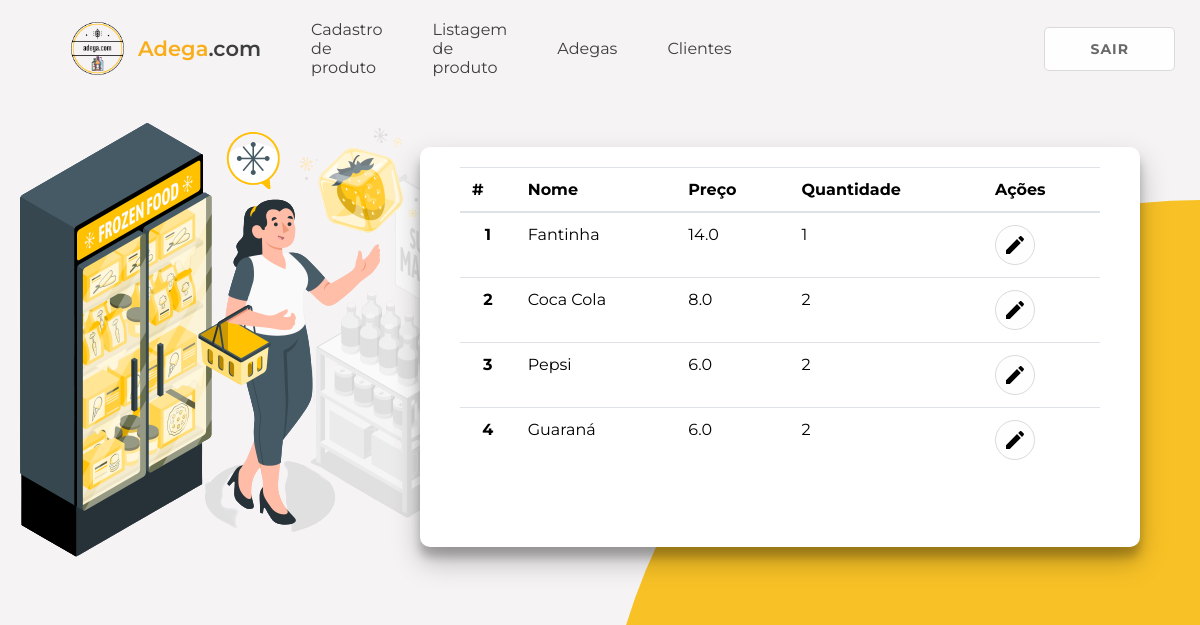
The page /produtos (signed in) on the database its author committed.
### tables this page shows
CREATE TABLE produtos (
    id_produto INTEGER PRIMARY KEY AUTOINCREMENT,
    nomeProduto INTEGER(50) NOT NULL,
    preco DOUBLE(50) NOT NULL,
    quantidade VARCHAR(50) NOT NULL,
    img VARCHAR(500)
);

### routes.py (the view)
@app.route("/produtos")
def listar_produtos_api():
    lista = db_listar_produtos()
    return render_template("lista-produtos.html", produtos = lista)

### database.py (called while the page is built)
def row_to_dict(description, row):
    if row is None: return None
    d = {}
    for i in range(0, len(row)):
        d[description[i][0]] = row[i]
    return d

def rows_to_dict(description, rows):
    result = []
    for row in rows:
        result.append(row_to_dict(description, row))
    return result

def conectar():
    return sqlite3.connect('adega.db')

def db_listar_produtos():
    with closing(conectar()) as con, closing(con.cursor()) as cur:
        cur.execute("SELECT id_produto, nomeProduto, preco, quantidade, img FROM produtos")
        return rows_to_dict(cur.description, cur.fetchall())

### templates/lista-produtos.html (shortened to what this page needs)
<!DOCTYPE html>
<html lang="pt-br">
	<head>
		<link rel="stylesheet" href="/static/css/global.css" />
        <link rel="stylesheet" href="/static/css/pages/listar-clientes.css" />
    </head>
    <body>
        {% include 'components/header.html' %}
        <div class="container" id="container">
            <div class="left-list">
                <img src="/static/images/formProduto.png" class="left-img" alt="imagens">
            </div>
            <div class="right-list">
                <div class="form-container-list list-in-container">
                    <div>
                        <table class="table table-hover">
                            <thead>
                              <tr>
                                <th scope="col">#</th>
                                <th scope="col">Nome</th>
                                <th scope="col">Preço</th>
                                <th scope="col">Quantidade</th>
                                <th scope="col">Ações</th>
                              </tr>
                            </thead>
                            <tbody>
                            {% for produto in produtos %}
                              <tr>
                                <th scope="row">{{produto['id_produto']}}</th>
                                <td>{{produto['nomeProduto']}}</td>
                                <td>{{produto['preco']}}</td>
                                <td>{{produto['quantidade']}}</td>
                                <td>
                                  <a href="/produto/{{produto['id_produto']}}">
                                    <button class="button secondary icon-button">
                                        <img src="/static/images/edit.svg">
                                    </button>
                                </a>
                                </td>
                              </tr>
                            {% endfor %}
                            </tbody>
                          </table>
                    </div>
                </div>
            </div>
        </div>
    </body>
</html>

### static/css/global.css (style rules this page uses)
* { box-sizing: border-box; font-family: 'Montserrat', sans-serif; }
body { margin: 0px; background: #f5f3f4; }

### static/css/pages/listar-clientes.css (style rules this page uses)
.container { max-width: 100vw; display: flex; justify-content: center; align-items: center; }
.form-container-list { background-color: #fff; border-radius: 10px; box-shadow: 0 14px 28px rgba(0,0,0,0.25), 0 10px 10px rgba(0,0,0,0.22); position: relative; overflow: hidden; width: 950px; max-width: 100%; min-height: 400px; transition: all 0.6s ease-in-out; padding: 20px 40px 30px; }
.left-list { width: 30vw; display: flex; justify-content: center; align-items: center; flex-direction: column; }
.right-list { width: 60vw; display: flex; justify-content: center; align-items: center; padding: 20px 0; }
.list-in-container { left: 0; z-index: 2; }

### static/css/components/button.css (style rules this page uses)
.button { font-size: 14px; font-weight: bold; padding: 12px 45px; letter-spacing: 1px; text-transform: uppercase; border-radius: 5px; cursor: pointer; transition: background-color 100ms ease-in; }
.button.secondary { background-color: #fefefe; border: 1px solid #dadada; color: #696969; }
.icon-button { font-size: 0px; padding: 10px; border-radius: 150px; }

### static/css/components/table.css (style rules this page uses)
.table { width: 100%; margin-bottom: 1rem; background-color: transparent; border-collapse: collapse; }
.table td, .table th { padding: 0.75rem; vertical-align: top; border-top: 1px solid #dee2e6; }
.table thead th { vertical-align: bottom; border-bottom: 2px solid #dee2e6; text-align: inherit; }

### rows shown on the page
produtos: id_produto "1", nomeProduto "Fantinha", preco "14.0", quantidade "1"
produtos: id_produto "2", nomeProduto "Coca Cola", preco "8.0", quantidade "2"
produtos: id_produto "3", nomeProduto "Pepsi", preco "6.0", quantidade "2"
produtos: id_produto "4", nomeProduto "Guaraná", preco "6.0", quantidade "2"
